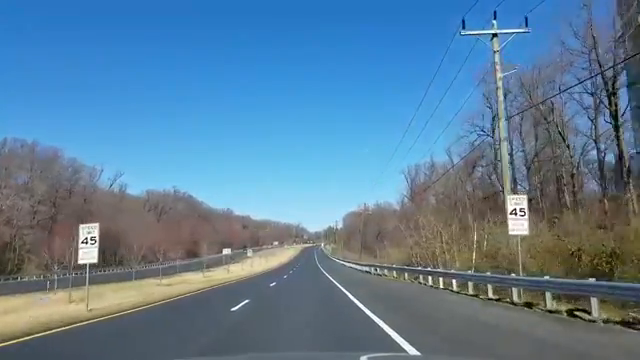
#> input picture frame 89 of videoplayback(360p).mp4, 640 x 360 px
$ python Profile_AdaptiveBlur_MeanC.py
#> lines starting #> are read from the running program, lines starting #| are printed output that depends on the picture; after the words box and inside, x2 and y2 are one past the last pixel; in counts of white or black regions, pixels touching at a corner belong together
import cv2
import numpy as np
import logging

lgr = logging.getLogger('Time taken')
lgr.setLevel(logging.DEBUG)
fh = logging.FileHandler('Time_taken_AdaptiveBlur_MeanC.csv')
fh.setLevel(logging.DEBUG)
frmt = logging.Formatter('%(message)s')
fh.setFormatter(frmt)
lgr.addHandler(fh)

cap = cv2.VideoCapture('videoplayback(360p).mp4')

while True:
    e1 = cv2.getTickCount()
    ret, frame = cap.read()
#> frame is the input picture: shape (360, 640, 3); mean B, G, R 152.6, 126.3, 92
    frame = cv2.cvtColor(frame, cv2.COLOR_BGR2GRAY) #mandatory
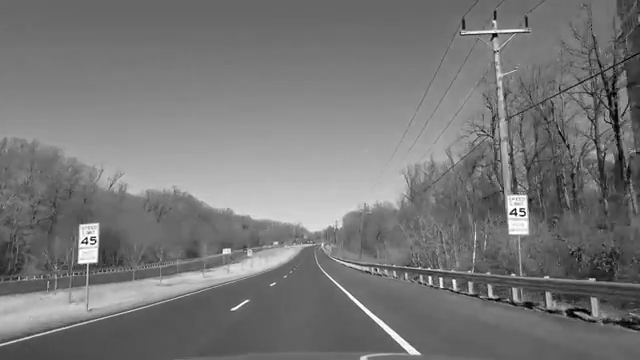
#> frame: shape (360, 640); min 0, max 255, mean 119.1
    blur = cv2.medianBlur(frame,5)
    pts = np.array([[220,240],[419,240],[639,330],[639,0],[0,0],[0,330]], np.int32)
    roi = cv2.fillPoly(blur,[pts],(255,255,255))
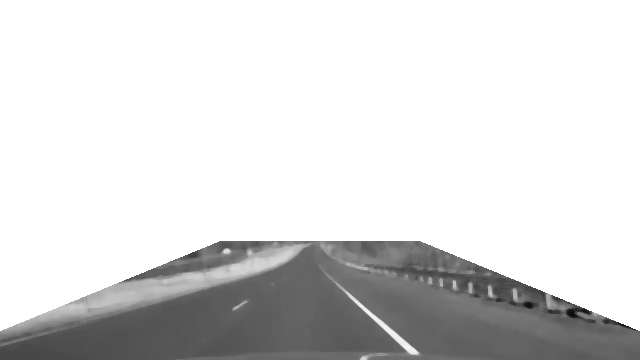
#> roi: shape (360, 640); min 12, max 255, mean 219.2

    mask = cv2.inRange(blur, roi, roi)
#> mask: shape (360, 640); every value is 255
    display = cv2.bitwise_and(blur, blur, mask = mask)

    th1 = cv2.adaptiveThreshold(display,255,cv2.ADAPTIVE_THRESH_MEAN_C,cv2.THRESH_BINARY_INV,11,2)
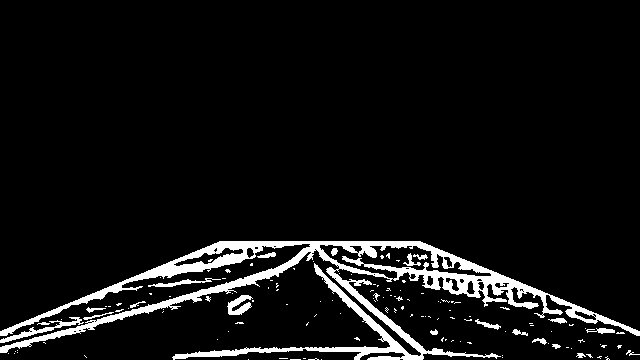
#> th1: shape (360, 640); 6.8% white; 130 white regions (109 under 20 px), largest, box (x1, y1, x2, y2) and area: (0, 241, 640, 360) 13343, (0, 317, 84, 343) 390, (227, 295, 253, 315) 287

    trim_edge = np.array([[220,240],[419,240],[639,330],[639,0],[0,0],[0,330]], np.int32)
    trim_edge = pts.reshape((-1,1,2))
    cv2.polylines(th1,[trim_edge],True,(0,0,0),2)
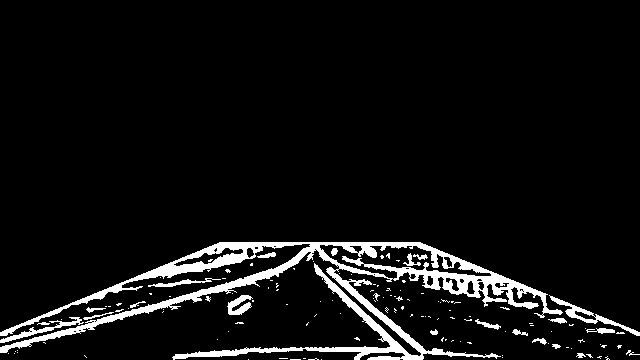
#> th1: shape (360, 640); 6.5% white; 131 white regions (109 under 20 px), largest, box (x1, y1, x2, y2) and area: (0, 242, 563, 360) 12198, (549, 295, 640, 336) 535, (0, 317, 84, 343) 390

    cv2.imshow('Original',th1)
    e2 = cv2.getTickCount()
    time = (e2-e1)/cv2.getTickFrequency()
    print(time)
    lgr.info(time)

    if cv2.waitKey(1) & 0xFF == ord('q'):
#> (key q is pressed here)
        break


cap.release()
cv2.destroyAllWindows()

$ run again, starting later in the video
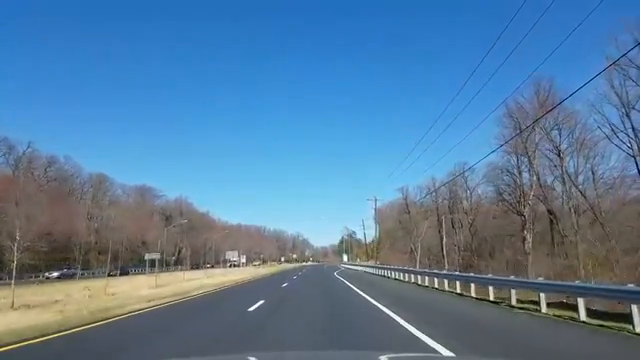
#> input picture frame 400 of videoplayback(360p).mp4, 640 x 360 px
#> frame is the input picture: shape (360, 640, 3); mean B, G, R 157.4, 124.8, 87.1
#> frame: shape (360, 640)
#> `roi = cv2.fillPoly(blur,[pts],(255,255,255))`:
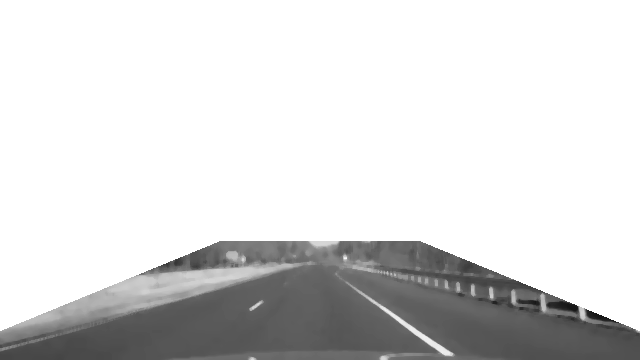
#> roi: shape (360, 640); min 22, max 255, mean 218.6
#> mask: shape (360, 640); every value is 255
#> `cv2.polylines(th1,[trim_edge],True,(0,0,0),2)`:
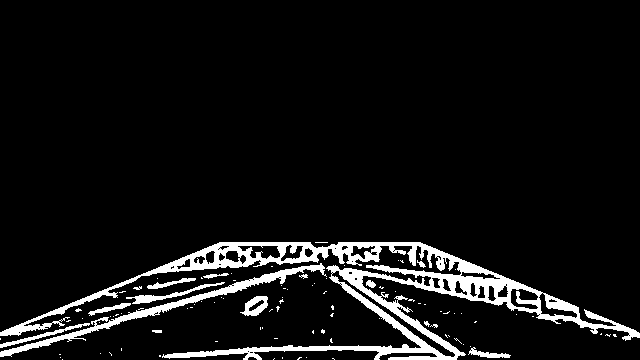
#> th1: shape (360, 640); 7.3% white; 97 white regions (82 under 20 px), largest, box (x1, y1, x2, y2) and area: (0, 242, 640, 360) 12581, (0, 263, 327, 357) 2149, (126, 282, 225, 304) 393

$ run again, starting later in the video
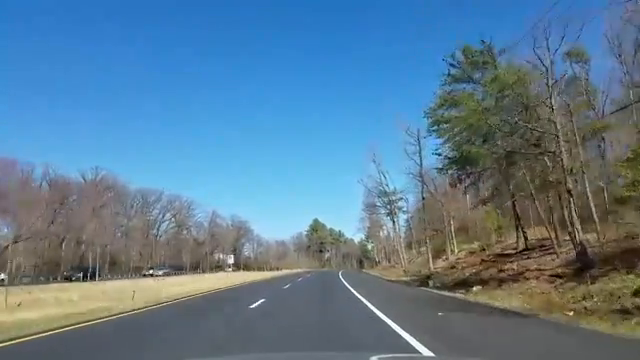
#> input picture frame 712 of videoplayback(360p).mp4, 640 x 360 px
#> frame is the input picture: shape (360, 640, 3); mean B, G, R 147.1, 124.2, 92.2
#> frame: shape (360, 640)
#> `roi = cv2.fillPoly(blur,[pts],(255,255,255))`:
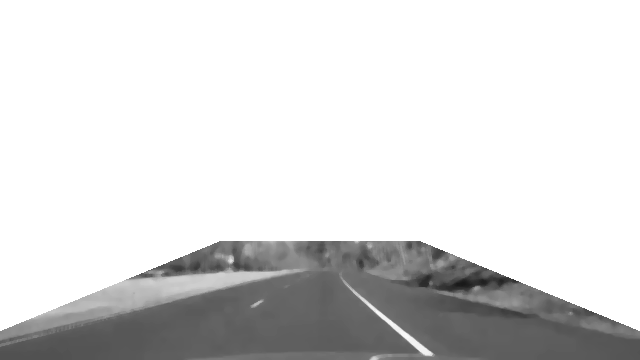
#> roi: shape (360, 640); min 25, max 255, mean 219.4
#> mask: shape (360, 640); every value is 255
#> `cv2.polylines(th1,[trim_edge],True,(0,0,0),2)`:
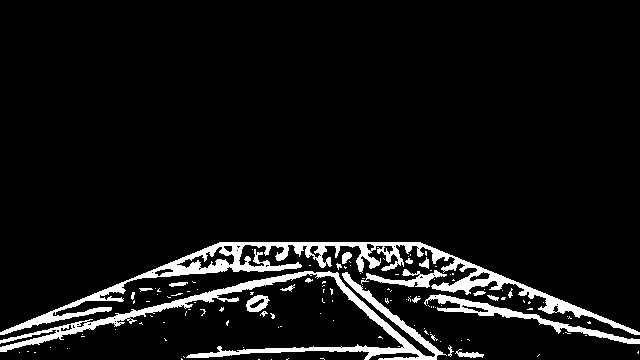
#> th1: shape (360, 640); 7% white; 125 white regions (103 under 20 px), largest, box (x1, y1, x2, y2) and area: (0, 242, 640, 335) 7265, (0, 271, 447, 360) 5412, (424, 294, 640, 344) 1494
